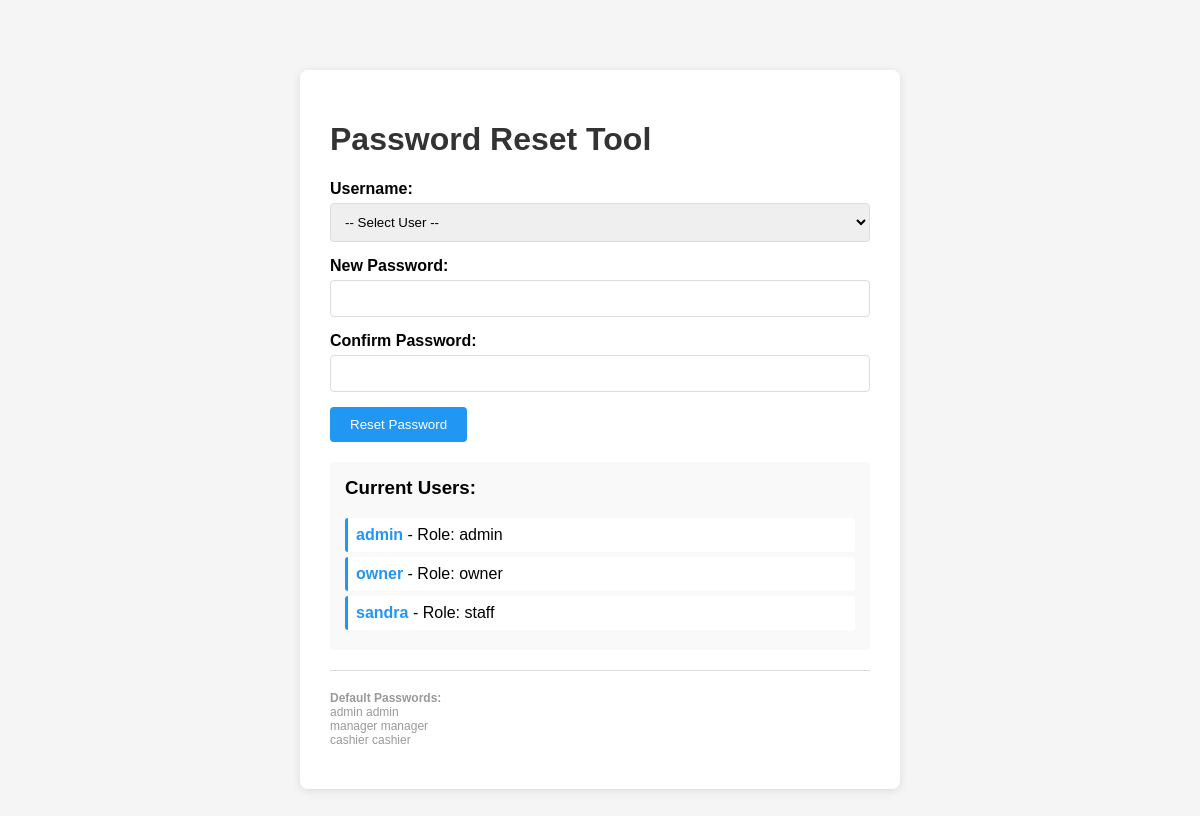
Screenshot of /adf_system/password-reset.php with the database file from the repository.
### tables this page shows
CREATE TABLE `users` (
  `id` int(11) NOT NULL AUTO_INCREMENT,
  `username` varchar(50) NOT NULL,
  `password` varchar(255) NOT NULL,
  `full_name` varchar(100) NOT NULL,
  `email` varchar(100) DEFAULT NULL,
  `role` enum('admin','manager','cashier','accountant','staff','owner') DEFAULT 'staff',
  `business_access` varchar(255) DEFAULT 'all',
  `phone` varchar(20) DEFAULT NULL,
  `is_active` tinyint(1) DEFAULT 1,
  `created_at` timestamp NOT NULL DEFAULT current_timestamp(),
  `updated_at` timestamp NOT NULL DEFAULT current_timestamp() ON UPDATE current_timestamp(),
  `is_trial` tinyint(1) DEFAULT 0,
  `trial_expires_at` datetime DEFAULT NULL,
  PRIMARY KEY (`id`),
  UNIQUE KEY `username` (`username`),
  KEY `idx_username` (`username`),
  KEY `idx_role` (`role`)
);

### adf_system/config/database.php (called while the page is built, shortened)
<?php
class Database {
    private static $instance = null;
    private $connection;
    private function __construct($dbName = null) {
        try {
            if ($dbName === null) {
                $isProduction = (strpos($_SERVER['HTTP_HOST'] ?? '', 'localhost') === false &&
                                strpos($_SERVER['HTTP_HOST'] ?? '', '127.0.0.1') === false);
                if ($isProduction) {
                    $dbName = DB_NAME;
                } elseif (defined('ACTIVE_BUSINESS_ID')) {
                    require_once __DIR__ . '/../includes/business_helper.php';
                    $businessConfig = getActiveBusinessConfig();
                    $dbName = $businessConfig['database'];
                } else {
                    $dbName = DB_NAME;
                }
            }
            $isProduction = (strpos($_SERVER['HTTP_HOST'] ?? '', 'localhost') === false &&
                            strpos($_SERVER['HTTP_HOST'] ?? '', '127.0.0.1') === false);
            $dsn = "mysql:host=" . DB_HOST . ";dbname=" . $dbName . ";charset=" . DB_CHARSET;
            $options = [
                PDO::ATTR_ERRMODE            => PDO::ERRMODE_EXCEPTION,
                PDO::ATTR_DEFAULT_FETCH_MODE => PDO::FETCH_ASSOC,
                PDO::ATTR_EMULATE_PREPARES   => false,
                PDO::MYSQL_ATTR_INIT_COMMAND => "SET NAMES " . DB_CHARSET
            ];
            $this->connection = new PDO($dsn, DB_USER, DB_PASS, $options);
        } catch (PDOException $e) {
            die("Database Connection Error to '{$dbName}': " . $e->getMessage());
        }
    }
    public static function getInstance($forceNew = false) {
        if (self::$instance === null || $forceNew) {
            self::$instance = new self();
        }
        return self::$instance;
    }
    public function query($sql, $params = []) {
        try {
            $stmt = $this->connection->prepare($sql);
            $stmt->execute($params);
            return $stmt;
        } catch (PDOException $e) {
            error_log("Query Error: " . $e->getMessage());
            return false;
        }
    }
    public function fetchAll($sql, $params = []) {
        $stmt = $this->query($sql, $params);
        return $stmt ? $stmt->fetchAll() : [];
    }
}

### adf_system/includes/business_helper.php (called while the page is built, shortened)
<?php
function getAvailableBusinesses() {
    $businessesPath = __DIR__ . '/../config/businesses/';
    $businesses = [];
    if (is_dir($businessesPath)) {
        $files = scandir($businessesPath);
        foreach ($files as $file) {
            if ($file !== '.' && $file !== '..' && pathinfo($file, PATHINFO_EXTENSION) === 'php') {
                $businessId = pathinfo($file, PATHINFO_FILENAME);
                $config = require $businessesPath . $file;
                $config['id'] = $businessId;
                $businesses[$businessId] = $config;
            }
        }
    }
    uasort($businesses, function($a, $b) {
        return strcmp($a['name'], $b['name']);
    });
    return $businesses;
}
function getActiveBusinessId() {
    if (isset($_SESSION['active_business_id'])) {
        return $_SESSION['active_business_id'];
    }
    $businesses = getAvailableBusinesses();
    if (!empty($businesses)) {
        $firstBusinessId = array_key_first($businesses);
        return $firstBusinessId;
    }
    return 'narayana-hotel';
}
function getActiveBusinessConfig() {
    $businessId = getActiveBusinessId();
    $businessFile = __DIR__ . '/../config/businesses/' . $businessId . '.php';
    if (file_exists($businessFile)) {
        return require $businessFile;
    }
    return [
        'business_id' => $businessId,
        'name' => 'Unknown Business',
        'business_type' => 'general',
        'theme' => [
            'color_primary' => '#4338ca',
            'color_secondary' => '#818cf8',
            'icon' => '🏢'
        ]
    ];
}

### adf_system/config/businesses/bens-cafe.php (called while the page is built)
<?php
return [
    'business_id' => 'bens-cafe',
    'name' => 'Bens Cafe',
    'business_type' => 'cafe',
    'database' => 'adf_benscafe',
    'logo' => '',
    'enabled_modules' => [
        'cashbook',
        'auth',
        'settings',
        'reports',
        'divisions',
        'procurement',
        'sales'
    ],
    'theme' => [
        'color_primary' => '#92400e',
        'color_secondary' => '#78350f',
        'icon' => '☕'
    ],
    'cashbook_columns' => [
        'order_number' => ['label' => 'Order #', 'type' => 'text', 'required' => false],
        'table_number' => ['label' => 'Table #', 'type' => 'text', 'required' => false],
        'barista_name' => ['label' => 'Barista', 'type' => 'text', 'required' => false]
    ],
    'dashboard_widgets' => [
        'show_daily_sales' => true,
        'show_orders' => true,
        'show_revenue' => true,
        'show_best_drinks' => true
    ]
];

### adf_system/password-reset.php (the view, shortened to what this page needs)
<?php
require_once "config/database.php";
$db = Database::getInstance();
$users = [];
try {
    $users = $db->fetchAll("SELECT id, username, role FROM users ORDER BY username");
} catch (Exception $e) {
    $error = "Could not fetch users: " . $e->getMessage();
}
?>
<!DOCTYPE html>
<html>
<head>
</head>
<body>
    <div class="container">
        <h1> Password Reset Tool</h1>
        <form method="POST">
            <div class="form-group">
                <label for="username">Username:</label>
                <select id="username" name="username" required>
                    <option value="">-- Select User --</option>
                </select>
            </div>
            <div class="form-group">
                <label for="new_password">New Password:</label>
                <input type="password" id="new_password" name="new_password" required>
            </div>
            <div class="form-group">
                <label for="confirm_password">Confirm Password:</label>
                <input type="password" id="confirm_password" name="confirm_password" required>
            </div>
            <button type="submit">Reset Password</button>
        </form>
        <div class="user-list">
            <h3>Current Users:</h3>
            <?php foreach ($users as $user): ?>
                <div class="user-item">
                    <strong><?php echo $user['username']; ?></strong> - Role: <?php echo $user['role']; ?>
                </div>
            <?php endforeach; ?>
        </div>
        <hr style="margin: 20px 0; border: none; border-top: 1px solid #ddd;">
        <p style="font-size: 12px; color: #999;">
            <strong>Default Passwords:</strong><br>
            admin  admin<br>
            manager  manager<br>
            cashier  cashier
        </p>
    </div>
</body>
</html>

### adf_system/password-reset.php (style rules this page uses)
body { font-family: Arial, sans-serif; max-width: 600px; margin: 50px auto; padding: 20px; background: #f5f5f5; }
.container { background: white; padding: 30px; border-radius: 8px; box-shadow: 0 2px 10px rgba(0,0,0,0.1); }
h1 { color: #333; }
.form-group { margin: 15px 0; }
label { display: block; margin-bottom: 5px; font-weight: bold; }
input, select { width: 100%; padding: 10px; border: 1px solid #ddd; border-radius: 4px; box-sizing: border-box; }
button { padding: 10px 20px; background: #2196F3; color: white; border: none; border-radius: 4px; cursor: pointer; }
.user-list { margin-top: 20px; padding: 15px; background: #f9f9f9; border-radius: 4px; }
.user-list h3 { margin-top: 0; }
.user-item { padding: 8px; background: white; margin: 5px 0; border-radius: 3px; border-left: 3px solid #2196F3; }
.user-item strong { color: #2196F3; }

### rows the page displays
users: username "admin", role "admin"
users: username "owner", role "owner"
users: username "sandra", role "staff"
